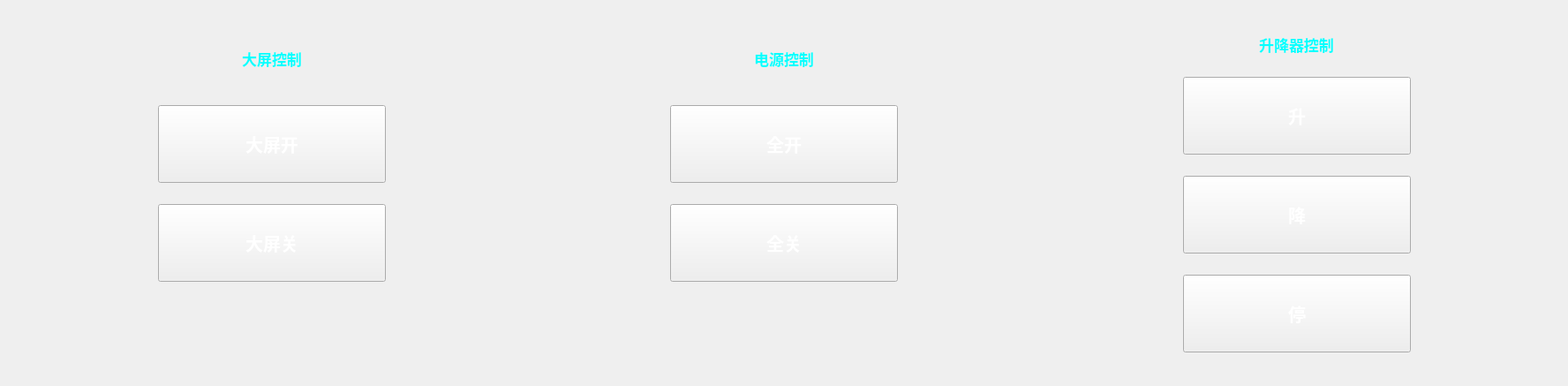
              <widget class="QWidget" name="page_4">
               <layout class="QVBoxLayout" name="verticalLayout_21">
                <item>
                 <widget class="QWidget" name="widget_41" native="true">
                  <property name="styleSheet">
                   <string notr="true">QPushButton{
 border-image: url(:/new/prefix1/other/image/ScienceImage/tubiao2.png);
 min-height:80px;
 min-width:250px;
 color:#ffffff;
 font: 15pt;
font-weight: bold;
}

QPushButton:pressed {
  border-image: url(:/new/prefix1/other/image/ScienceImage/tubiao22.png);
 color:#06ffff;
 font: 18pt;
 font-weight: bold;
}</string>
                  </property>
                  <layout class="QHBoxLayout" name="horizontalLayout_28" stretch="1,1,1">
                   <item>
                    <widget class="QWidget" name="widget_42" native="true">
                     <property name="styleSheet">
                      <string notr="true">QWidget#widget_42{

	border-image: url(:/new/prefix1/other/image/ScienceImage/biankuang1.png);

}

QLabel{
 background-color: rgba(0,0,0,0);
 color:#06ffff;
 font: 13pt;
font-weight: bold;
}</string>
                     </property>
                     <layout class="QVBoxLayout" name="verticalLayout_18" stretch="0,0,0,0">
                      <item>
                       <widget class="QWidget" name="widget_45" native="true">
                        <layout class="QHBoxLayout" name="horizontalLayout_31">
                         <item>
                          <spacer name="horizontalSpacer_25">
                           <property name="orientation">
                            <enum>Qt::Horizontal</enum>
                           </property>
                           <property name="sizeHint" stdset="0">
                            <size>
                             <width>180</width>
                             <height>20</height>
                            </size>
                           </property>
                          </spacer>
                         </item>
                         <item>
                          <widget class="QLabel" name="label_16">
                           <property name="text">
                            <string>大屏控制</string>
                           </property>
                           <property name="alignment">
                            <set>Qt::AlignCenter</set>
                           </property>
                          </widget>
                         </item>
                         <item>
                          <spacer name="horizontalSpacer_26">
                           <property name="orientation">
                            <enum>Qt::Horizontal</enum>
                           </property>
                           <property name="sizeHint" stdset="0">
                            <size>
                             <width>179</width>
                             <height>20</height>
                            </size>
                           </property>
                          </spacer>
                         </item>
                        </layout>
                       </widget>
                      </item>
                      <item>
                       <widget class="QWidget" name="widget_46" native="true">
                        <layout class="QHBoxLayout" name="horizontalLayout_30">
                         <item>
                          <spacer name="horizontalSpacer_23">
                           <property name="orientation">
                            <enum>Qt::Horizontal</enum>
                           </property>
                           <property name="sizeHint" stdset="0">
                            <size>
                             <width>141</width>
                             <height>20</height>
                            </size>
                           </property>
                          </spacer>
                         </item>
                         <item>
                          <widget class="QPushButton" name="btn_dapingopen">
                           <property name="text">
                            <string>大屏开</string>
                           </property>
                          </widget>
                         </item>
                         <item>
                          <spacer name="horizontalSpacer_24">
                           <property name="orientation">
                            <enum>Qt::Horizontal</enum>
                           </property>
                           <property name="sizeHint" stdset="0">
                            <size>
                             <width>140</width>
                             <height>20</height>
                            </size>
                           </property>
                          </spacer>
                         </item>
                        </layout>
                       </widget>
                      </item>
                      <item>
                       <widget class="QWidget" name="widget_47" native="true">
                        <layout class="QHBoxLayout" name="horizontalLayout_29">
                         <item>
                          <spacer name="horizontalSpacer_21">
                           <property name="orientation">
                            <enum>Qt::Horizontal</enum>
                           </property>
                           <property name="sizeHint" stdset="0">
                            <size>
                             <width>141</width>
                             <height>20</height>
                            </size>
                           </property>
                          </spacer>
                         </item>
                         <item>
                          <widget class="QPushButton" name="btn_dapingclose">
                           <property name="text">
                            <string>大屏关</string>
                           </property>
                          </widget>
                         </item>
                         <item>
                          <spacer name="horizontalSpacer_22">
                           <property name="orientation">
                            <enum>Qt::Horizontal</enum>
                           </property>
                           <property name="sizeHint" stdset="0">
                            <size>
                             <width>140</width>
                             <height>20</height>
                            </size>
                           </property>
                          </spacer>
                         </item>
                        </layout>
                       </widget>
                      </item>
                      <item>
                       <widget class="QWidget" name="widget_55" native="true"/>
                      </item>
                     </layout>
                    </widget>
                   </item>
                   <item>
                    <widget class="QWidget" name="widget_43" native="true">
                     <property name="styleSheet">
                      <string notr="true">QWidget#widget_43{

	border-image: url(:/new/prefix1/other/image/ScienceImage/biankuang1.png);

}

QLabel{
 background-color: rgba(0,0,0,0);
 color:#06ffff;
 font: 13pt;
font-weight: bold;
}</string>
                     </property>
                     <layout class="QVBoxLayout" name="verticalLayout_19">
                      <item>
                       <widget class="QWidget" name="widget_48" native="true">
                        <layout class="QHBoxLayout" name="horizontalLayout_32">
                         <item>
                          <spacer name="horizontalSpacer_27">
                           <property name="orientation">
                            <enum>Qt::Horizontal</enum>
                           </property>
                           <property name="sizeHint" stdset="0">
                            <size>
                             <width>179</width>
                             <height>20</height>
                            </size>
                           </property>
                          </spacer>
                         </item>
                         <item>
                          <widget class="QLabel" name="label_17">
                           <property name="text">
                            <string>电源控制</string>
                           </property>
                           <property name="alignment">
                            <set>Qt::AlignCenter</set>
                           </property>
                          </widget>
                         </item>
                         <item>
                          <spacer name="horizontalSpacer_28">
                           <property name="orientation">
                            <enum>Qt::Horizontal</enum>
                           </property>
                           <property name="sizeHint" stdset="0">
                            <size>
                             <width>179</width>
                             <height>20</height>
                            </size>
                           </property>
                          </spacer>
                         </item>
                        </layout>
                       </widget>
                      </item>
                      <item>
                       <widget class="QWidget" name="widget_49" native="true">
                        <layout class="QHBoxLayout" name="horizontalLayout_33">
                         <item>
                          <spacer name="horizontalSpacer_29">
                           <property name="orientation">
                            <enum>Qt::Horizontal</enum>
                           </property>
                           <property name="sizeHint" stdset="0">
                            <size>
                             <width>140</width>
                             <height>20</height>
                            </size>
                           </property>
                          </spacer>
                         </item>
                         <item>
                          <widget class="QPushButton" name="btn_PowerAllON">
                           <property name="text">
                            <string>全开</string>
                           </property>
                          </widget>
                         </item>
                         <item>
                          <spacer name="horizontalSpacer_30">
                           <property name="orientation">
                            <enum>Qt::Horizontal</enum>
                           </property>
                           <property name="sizeHint" stdset="0">
                            <size>
                             <width>140</width>
                             <height>20</height>
                            </size>
                           </property>
                          </spacer>
                         </item>
                        </layout>
                       </widget>
                      </item>
                      <item>
                       <widget class="QWidget" name="widget_50" native="true">
                        <layout class="QHBoxLayout" name="horizontalLayout_34">
                         <item>
                          <spacer name="horizontalSpacer_31">
                           <property name="orientation">
                            <enum>Qt::Horizontal</enum>
                           </property>
                           <property name="sizeHint" stdset="0">
                            <size>
                             <width>140</width>
                             <height>20</height>
                            </size>
                           </property>
                          </spacer>
                         </item>
                         <item>
                          <widget class="QPushButton" name="btn_PowerAllOFF">
                           <property name="text">
                            <string>全关</string>
                           </property>
                          </widget>
                         </item>
                         <item>
                          <spacer name="horizontalSpacer_32">
                           <property name="orientation">
                            <enum>Qt::Horizontal</enum>
                           </property>
                           <property name="sizeHint" stdset="0">
                            <size>
                             <width>140</width>
                             <height>20</height>
                            </size>
                           </property>
                          </spacer>
                         </item>
                        </layout>
                       </widget>
                      </item>
                      <item>
                       <widget class="QWidget" name="widget_56" native="true"/>
                      </item>
                     </layout>
                    </widget>
                   </item>
                   <item>
                    <widget class="QWidget" name="widget_44" native="true">
                     <property name="styleSheet">
                      <string notr="true">QWidget#widget_44{
 
	border-image: url(:/new/prefix1/other/image/ScienceImage/biankuang1.png);

}

QLabel{
 background-color: rgba(0,0,0,0);
 color:#06ffff;
 font: 13pt;
font-weight: bold;
}</string>
                     </property>
                     <layout class="QVBoxLayout" name="verticalLayout_20">
                      <item>
                       <widget class="QWidget" name="widget_51" native="true">
                        <layout class="QHBoxLayout" name="horizontalLayout_35">
                         <item>
                          <spacer name="horizontalSpacer_33">
                           <property name="orientation">
                            <enum>Qt::Horizontal</enum>
                           </property>
                           <property name="sizeHint" stdset="0">
                            <size>
                             <width>171</width>
                             <height>20</height>
                            </size>
                           </property>
                          </spacer>
                         </item>
                         <item>
                          <widget class="QLabel" name="label_18">
                           <property name="text">
                            <string>升降器控制</string>
                           </property>
                           <property name="alignment">
                            <set>Qt::AlignCenter</set>
                           </property>
                          </widget>
                         </item>
                         <item>
                          <spacer name="horizontalSpacer_34">
                           <property name="orientation">
                            <enum>Qt::Horizontal</enum>
                           </property>
                           <property name="sizeHint" stdset="0">
                            <size>
                             <width>170</width>
                             <height>20</height>
                            </size>
                           </property>
                          </spacer>
                         </item>
                        </layout>
                       </widget>
                      </item>
                      <item>
                       <widget class="QWidget" name="widget_52" native="true">
                        <layout class="QHBoxLayout" name="horizontalLayout_36">
                         <item>
                          <spacer name="horizontalSpacer_35">
                           <property name="orientation">
                            <enum>Qt::Horizontal</enum>
                           </property>
                           <property name="sizeHint" stdset="0">
                            <size>
                             <width>141</width>
                             <height>20</height>
                            </size>
                           </property>
                          </spacer>
                         </item>
                         <item>
                          <widget class="QPushButton" name="btn_lifterUP">
                           <property name="text">
                            <string>升</string>
                           </property>
                          </widget>
                         </item>
                         <item>
                          <spacer name="horizontalSpacer_36">
                           <property name="orientation">
                            <enum>Qt::Horizontal</enum>
                           </property>
                           <property name="sizeHint" stdset="0">
                            <size>
                             <width>140</width>
                             <height>20</height>
                            </size>
                           </property>
                          </spacer>
                         </item>
                        </layout>
                       </widget>
                      </item>
                      <item>
                       <widget class="QWidget" name="widget_53" native="true">
                        <layout class="QHBoxLayout" name="horizontalLayout_37">
                         <item>
                          <spacer name="horizontalSpacer_37">
                           <property name="orientation">
                            <enum>Qt::Horizontal</enum>
                           </property>
                           <property name="sizeHint" stdset="0">
                            <size>
                             <width>141</width>
                             <height>20</height>
                            </size>
                           </property>
                          </spacer>
                         </item>
                         <item>
                          <widget class="QPushButton" name="btn_lifterDOWN">
                           <property name="text">
                            <string>降</string>
                           </property>
                          </widget>
                         </item>
                         <item>
                          <spacer name="horizontalSpacer_38">
                           <property name="orientation">
                            <enum>Qt::Horizontal</enum>
                           </property>
                           <property name="sizeHint" stdset="0">
                            <size>
                             <width>140</width>
                             <height>20</height>
                            </size>
                           </property>
                          </spacer>
                         </item>
                        </layout>
                       </widget>
                      </item>
                      <item>
                       <widget class="QWidget" name="widget_54" native="true">
                        <layout class="QHBoxLayout" name="horizontalLayout_38">
                         <item>
                          <spacer name="horizontalSpacer_39">
                           <property name="orientation">
                            <enum>Qt::Horizontal</enum>
                           </property>
                           <property name="sizeHint" stdset="0">
                            <size>
                             <width>141</width>
                             <height>20</height>
                            </size>
                           </property>
                          </spacer>
                         </item>
                         <item>
                          <widget class="QPushButton" name="btn_lifterSTOP">
                           <property name="text">
                            <string>停</string>
                           </property>
                          </widget>
                         </item>
                         <item>
                          <spacer name="horizontalSpacer_40">
                           <property name="orientation">
                            <enum>Qt::Horizontal</enum>
                           </property>
                           <property name="sizeHint" stdset="0">
                            <size>
                             <width>140</width>
                             <height>20</height>
                            </size>
                           </property>
                          </spacer>
                         </item>
                        </layout>
                       </widget>
                      </item>
                     </layout>
                    </widget>
                   </item>
                  </layout>
                 </widget>
                </item>
               </layout>
              </widget>
